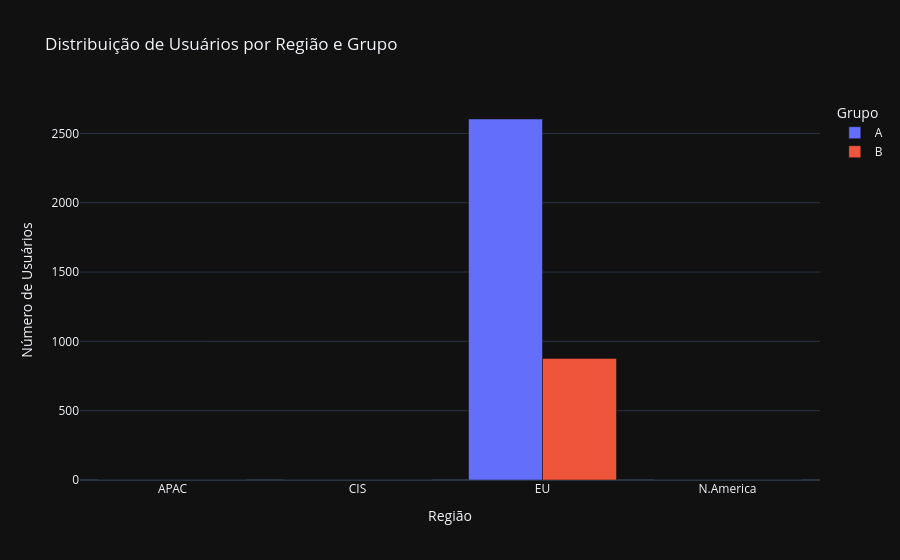
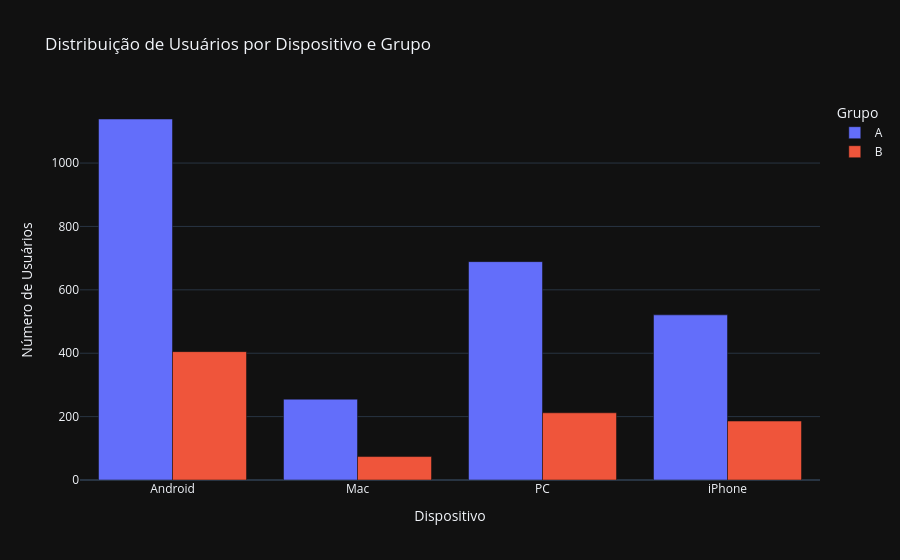

The code cell stored with these charts, in order, in its notebook:
### Markdown cell above
Esta é mais uma inconsistência crítica na forma como o teste foi executado. Sugere que o mecanismo de atribuição de grupo não funcionou corretamente, pois não dividiu os usuários de forma equitativa entre os dois grupos.

### Code cell
# Junta info de região e dispositivo aos participantes
df_participants_details = df_participants.merge(
    df_new_users[['user_id', 'region', 'device']],
    on='user_id',
    how='left'
)

# Prepara os dados para os gráficos
region_dist = df_participants_details.groupby(['group', 'region']).size().reset_index(name='count')
device_dist = df_participants_details.groupby(['group', 'device']).size().reset_index(name='count')

# Gráfico 1: Distribuição por Região e Grupo
fig_region = px.bar(
    region_dist,
    x='region',
    y='count',
    color='group',
    barmode='group',
    title='Distribuição de Usuários por Região e Grupo',
    labels={'count': 'Número de Usuários', 'region': 'Região', 'group': 'Grupo'},
    template='plotly_dark'
)
fig_region.show()

# Gráfico 2: Distribuição por Dispositivo e Grupo
fig_device = px.bar(
    device_dist,
    x='device',
    y='count',
    color='group',
    barmode='group',
    title='Distribuição de Usuários por Dispositivo e Grupo',
    labels={'count': 'Número de Usuários', 'device': 'Dispositivo', 'group': 'Grupo'},
    template='plotly_dark'
)
fig_device.show()

### Figure 1 — Plotly figure (JSON) as saved in the notebook; plotly's stock layout.template omitted (floating-point values rounded to 4 significant figures)
{"data": [{"alignmentgroup": "True", "hovertemplate": "Grupo=A<br>Região=%{x}<br>Número de Usuários=%{y}<extra></extra>", "legendgroup": "A", "marker": {"color": "#636efa", "pattern": {"shape": ""}}, "name": "A", "offsetgroup": "A", "orientation": "v", "showlegend": true, "textposition": "auto", "type": "bar", "x": ["APAC", "CIS", "EU", "N.America"], "xaxis": "x", "y": [0, 0, 2604, 0], "yaxis": "y"}, {"alignmentgroup": "True", "hovertemplate": "Grupo=B<br>Região=%{x}<br>Número de Usuários=%{y}<extra></extra>", "legendgroup": "B", "marker": {"color": "#EF553B", "pattern": {"shape": ""}}, "name": "B", "offsetgroup": "B", "orientation": "v", "showlegend": true, "textposition": "auto", "type": "bar", "x": ["APAC", "CIS", "EU", "N.America"], "xaxis": "x", "y": [0, 0, 877, 0], "yaxis": "y"}], "layout": {"barmode": "group", "legend": {"title": {"text": "Grupo"}, "tracegroupgap": 0}, "title": {"text": "Distribuição de Usuários por Região e Grupo"}, "xaxis": {"anchor": "y", "domain": [0, 1], "title": {"text": "Região"}}, "yaxis": {"anchor": "x", "domain": [0, 1], "title": {"text": "Número de Usuários"}}}}

### Figure 2 — Plotly figure (JSON) as saved in the notebook; plotly's stock layout.template omitted (floating-point values rounded to 4 significant figures)
{"data": [{"alignmentgroup": "True", "hovertemplate": "Grupo=A<br>Dispositivo=%{x}<br>Número de Usuários=%{y}<extra></extra>", "legendgroup": "A", "marker": {"color": "#636efa", "pattern": {"shape": ""}}, "name": "A", "offsetgroup": "A", "orientation": "v", "showlegend": true, "textposition": "auto", "type": "bar", "x": ["Android", "Mac", "PC", "iPhone"], "xaxis": "x", "y": [1139, 255, 689, 521], "yaxis": "y"}, {"alignmentgroup": "True", "hovertemplate": "Grupo=B<br>Dispositivo=%{x}<br>Número de Usuários=%{y}<extra></extra>", "legendgroup": "B", "marker": {"color": "#EF553B", "pattern": {"shape": ""}}, "name": "B", "offsetgroup": "B", "orientation": "v", "showlegend": true, "textposition": "auto", "type": "bar", "x": ["Android", "Mac", "PC", "iPhone"], "xaxis": "x", "y": [405, 74, 212, 186], "yaxis": "y"}], "layout": {"barmode": "group", "legend": {"title": {"text": "Grupo"}, "tracegroupgap": 0}, "title": {"text": "Distribuição de Usuários por Dispositivo e Grupo"}, "xaxis": {"anchor": "y", "domain": [0, 1], "title": {"text": "Dispositivo"}}, "yaxis": {"anchor": "x", "domain": [0, 1], "title": {"text": "Número de Usuários"}}}}
